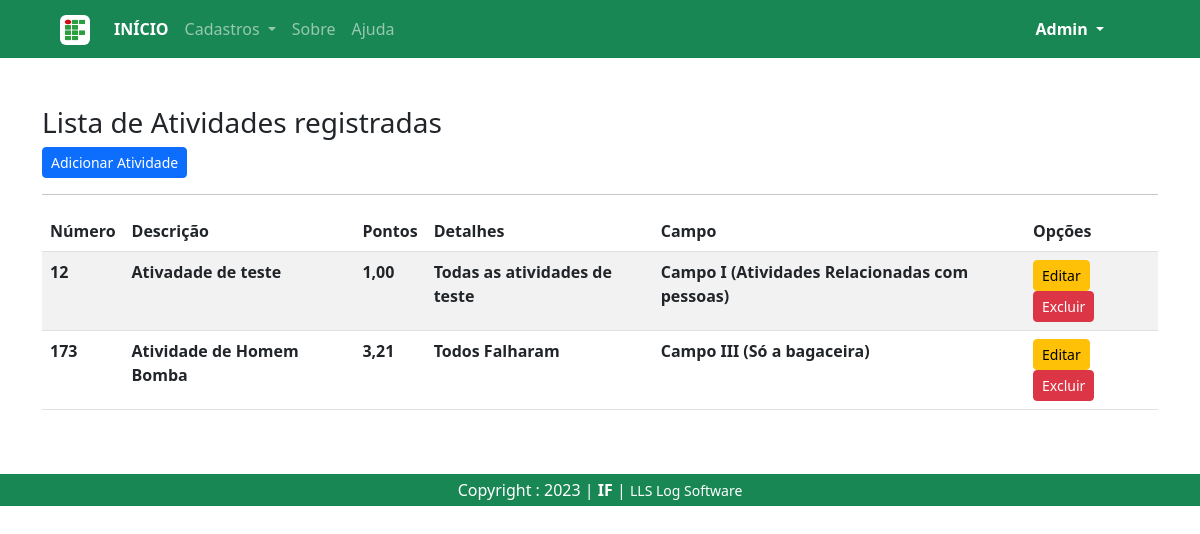
Before: /listar/atividades/ (signed in) with the older database file.
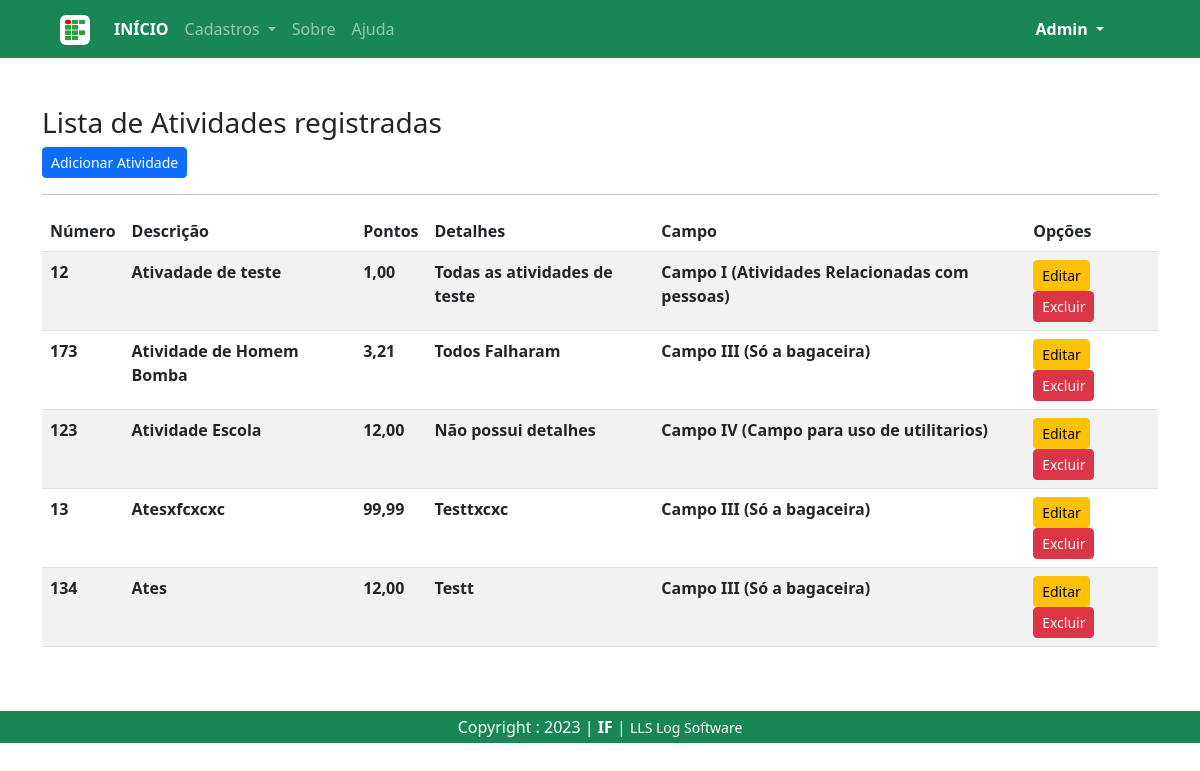
After: the same page with the newer database file.
### cadastros/models.py (models this page shows, shortened)
class Atividade(models.Model):
    numero = models.IntegerField(verbose_name="Número", unique=True)
    descricao = models.CharField(max_length=150, verbose_name="Descrição")
    pontos = models.DecimalField(decimal_places=2, max_digits=4)
    detalhes = models.CharField(max_length=100)
    campo = models.ForeignKey(Campo, on_delete=models.PROTECT)

class Campo(models.Model):
    nome = models.CharField(max_length=50)
    descricao = models.CharField(max_length=150, verbose_name="Descrição")
    def __str__(self):
        return "{} ({})".format(self.nome, self.descricao)

### cadastros/views.py (the view)
# urls.py: path('listar/atividades/', AtividadeList.as_view(), name="listar-atividade"),
class AtividadeList(LoginRequiredMixin, ListView):
    login_url = reverse_lazy('login')
    model = Atividade
    template_name = 'cadastros/listas/atividade.html'

### cadastros/templates/cadastros/listas/atividade.html (shortened to what this page needs)
{% extends 'paginas/modelo.html' %}
{% load static %}
{% block conteudo %}
<h3>Lista de Atividades registradas</h3>
<a href="{% url 'cadastrar-atividade' %}" class="btn btn-primary btn-sm">Adicionar Atividade</a>
<hr>
<div class="table-responsive">
    <table class="table table-striped" id="tabela-listar">
        <thead>
            <tr>
                <th>Número</th>
                <th>Descrição</th>
                <th>Pontos</th>
                <th>Detalhes</th>
                <th>Campo</th>
                <th>Opções</th>
            </tr>
        </thead>
        <tbody>
            {% for atividade in object_list %}
            <tr>
                <th>{{ atividade.numero }}</th>
                <th>{{ atividade.descricao }}</th>
                <th>{{ atividade.pontos }}</th>
                <th>{{ atividade.detalhes }}</th>
                <th>{{ atividade.campo }}</th>
                <th>
                    <a href="{% url 'editar-atividade' atividade.pk %}" class="btn btn-warning btn-sm" title="Editar">Editar</a>
                    <a href="{% url 'excluir-atividade' atividade.pk %}" class="btn btn-danger btn-sm" title="Excluir">Excluir</a>
                </th>
            </tr>
            {% empty %}
            <tr>
                <th colspan="3">Nenhuma Atividade registrada.</th>
            </tr>
            {% endfor %}
        </tbody>
    </table>
</div>
{% endblock conteudo %}

### paginas/templates/paginas/modelo.html (shortened to what this page needs)
<!DOCTYPE html>
{% load static %}
<html lang="pt-BR">
<head>
  <link href="https://cdn.jsdelivr.net/npm/bootstrap@5.3.0-alpha1/dist/css/bootstrap.min.css" rel="stylesheet">
  <link rel="stylesheet" href="{% static 'ecom/css/owl.carousel.min.css' %}"/>
  <link rel="stylesheet" href="{% static 'ecom/css/all.min.css' %}"/>
  <link rel="stylesheet" href="{% static 'ecom/css/style.css' %}"/>
  <link rel="stylesheet" type="text/css" href="https://cdn.datatables.net/v/bs5/dt-1.13.2/datatables.min.css"/>
</head>
<body class="bg-white">
  <nav class="navbar navbar-expand-lg bg-success" data-bs-theme="dark">
    <div class="container-fluid mx-5 pe-4">
      <a class="navbar-brand" href="{% url 'index' %}">
        <img src="{% static 'img/base/logo.png' %}" class="bg-white p-1 rounded" alt="Logo" width="30" height="30">
      </a>
      <div class="collapse navbar-collapse" id="navbarSupportedContent">
        <ul class="navbar-nav me-auto mb-2 mb-lg-0">
          <li class="nav-item">
            <a class="nav-link active fw-bold" aria-current="page" href="{% url 'index' %}">INÍCIO</a>
          </li>
          {% if request.user.is_authenticated %}
          <li class="nav-item dropdown">
            <a class="nav-link dropdown-toggle" href="#" role="button" data-bs-toggle="dropdown" aria-expanded="false">
              Cadastros
            </a>
          </li>
          {% endif %}
          <li class="nav-item">
            <a class="nav-link" href="{% url 'sobre' %}">Sobre</a>
          </li>
          <li class="nav-item">
            <a class="nav-link" href="{% url 'contato' %}">Ajuda</a>
          </li>
        </ul>
        <ul class="navbar-nav fw-bold me-3">
          {% if request.user.is_authenticated %}
          <li class="nav-item dropdown text-white">
            <a class="nav-link dropdown-toggle active text-capitalize" href="#" role="button" data-bs-toggle="dropdown" aria-expanded="false">
              {{ request.user }}
            </a>
          </li>
          {% endif %}
        </ul>
      </div>
    </div>
  </nav>
    <div class="mt-5">
      <div class="container">{% block conteudo %}{% endblock conteudo %}</div>
    </div>
    <footer class="container-fluid text-white bg-success text-center py-1 mt-5">
      Copyright : 2023 | <strong>IF</strong> | <small>LLS Log Software</small>
    </footer>
</body>
</html>

### static/css/style.css (style rules this page uses)
a { color: inherit; text-decoration:inherit; font-weight: 500; }

Changed rows visible on the page:
added Atividade: numero "123", descricao "Atividade Escola", pontos "12,00", detalhes "Não possui detalhes", campo "Campo IV (Campo para uso de utilitarios)"
added Atividade: numero "13", descricao "Atesxfcxcxc", pontos "99,99", detalhes "Testtxcxc", campo "Campo III (Só a bagaceira)"
added Atividade: numero "134", descricao "Ates", pontos "12,00", detalhes "Testt", campo "Campo III (Só a bagaceira)"
